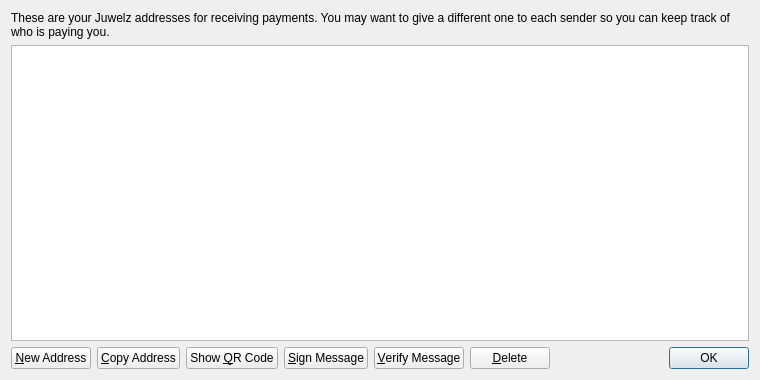
<?xml version="1.0" encoding="UTF-8"?>
<ui version="4.0">
 <class>AddressBookPage</class>
 <widget class="QWidget" name="AddressBookPage">
  <property name="geometry">
   <rect>
    <x>0</x>
    <y>0</y>
    <width>760</width>
    <height>380</height>
   </rect>
  </property>
  <property name="windowTitle">
   <string>Address Book</string>
  </property>
  <layout class="QVBoxLayout" name="verticalLayout">
   <item>
    <widget class="QLabel" name="labelExplanation">
     <property name="text">
      <string>These are your Juwelz addresses for receiving payments. You may want to give a different one to each sender so you can keep track of who is paying you.</string>
     </property>
     <property name="textFormat">
      <enum>Qt::PlainText</enum>
     </property>
     <property name="wordWrap">
      <bool>true</bool>
     </property>
    </widget>
   </item>
   <item>
    <widget class="QTableView" name="tableView">
     <property name="contextMenuPolicy">
      <enum>Qt::CustomContextMenu</enum>
     </property>
     <property name="toolTip">
      <string>Double-click to edit address or label</string>
     </property>
     <property name="tabKeyNavigation">
      <bool>false</bool>
     </property>
     <property name="alternatingRowColors">
      <bool>true</bool>
     </property>
     <property name="selectionMode">
      <enum>QAbstractItemView::SingleSelection</enum>
     </property>
     <property name="selectionBehavior">
      <enum>QAbstractItemView::SelectRows</enum>
     </property>
     <property name="sortingEnabled">
      <bool>true</bool>
     </property>
     <attribute name="verticalHeaderVisible">
      <bool>false</bool>
     </attribute>
    </widget>
   </item>
   <item>
    <layout class="QHBoxLayout" name="horizontalLayout">
     <item>
      <widget class="QPushButton" name="newAddressButton">
       <property name="toolTip">
        <string>Create a new address</string>
       </property>
       <property name="text">
        <string>&amp;New Address</string>
       </property>
       <property name="icon">
        <iconset resource="../bitcoin.qrc">
         <normaloff>:/icons/add</normaloff>:/icons/add</iconset>
       </property>
      </widget>
     </item>
     <item>
      <widget class="QPushButton" name="copyToClipboard">
       <property name="toolTip">
        <string>Copy the currently selected address to the system clipboard</string>
       </property>
       <property name="text">
        <string>&amp;Copy Address</string>
       </property>
       <property name="icon">
        <iconset resource="../bitcoin.qrc">
         <normaloff>:/icons/editcopy</normaloff>:/icons/editcopy</iconset>
       </property>
      </widget>
     </item>
     <item>
      <widget class="QPushButton" name="showQRCode">
       <property name="text">
        <string>Show &amp;QR Code</string>
       </property>
       <property name="icon">
        <iconset resource="../bitcoin.qrc">
         <normaloff>:/icons/qrcode</normaloff>:/icons/qrcode</iconset>
       </property>
      </widget>
     </item>
     <item>
      <widget class="QPushButton" name="signMessage">
       <property name="toolTip">
        <string>Sign a message to prove you own a Bitcoin address</string>
       </property>
       <property name="text">
        <string>&amp;Sign Message</string>
       </property>
       <property name="icon">
        <iconset resource="../bitcoin.qrc">
         <normaloff>:/icons/edit</normaloff>:/icons/edit</iconset>
       </property>
      </widget>
     </item>
     <item>
      <widget class="QPushButton" name="verifyMessage">
       <property name="toolTip">
        <string>Verify a message to ensure it was signed with a specified Bitcoin address</string>
       </property>
       <property name="text">
        <string>&amp;Verify Message</string>
       </property>
       <property name="icon">
        <iconset resource="../bitcoin.qrc">
         <normaloff>:/icons/transaction_0</normaloff>:/icons/transaction_0</iconset>
       </property>
      </widget>
     </item>
     <item>
      <widget class="QPushButton" name="deleteButton">
       <property name="toolTip">
        <string>Delete the currently selected address from the list. Only sending addresses can be deleted.</string>
       </property>
       <property name="text">
        <string>&amp;Delete</string>
       </property>
       <property name="icon">
        <iconset resource="../bitcoin.qrc">
         <normaloff>:/icons/remove</normaloff>:/icons/remove</iconset>
       </property>
      </widget>
     </item>
     <item>
      <spacer name="horizontalSpacer">
       <property name="orientation">
        <enum>Qt::Horizontal</enum>
       </property>
       <property name="sizeHint" stdset="0">
        <size>
         <width>40</width>
         <height>20</height>
        </size>
       </property>
      </spacer>
     </item>
     <item>
      <widget class="QDialogButtonBox" name="buttonBox">
       <property name="sizePolicy">
        <sizepolicy hsizetype="Maximum" vsizetype="Fixed">
         <horstretch>0</horstretch>
         <verstretch>0</verstretch>
        </sizepolicy>
       </property>
       <property name="standardButtons">
        <set>QDialogButtonBox::Ok</set>
       </property>
      </widget>
     </item>
    </layout>
   </item>
  </layout>
 </widget>
 <resources>
  <include location="../bitcoin.qrc"/>
 </resources>
 <connections/>
</ui>
